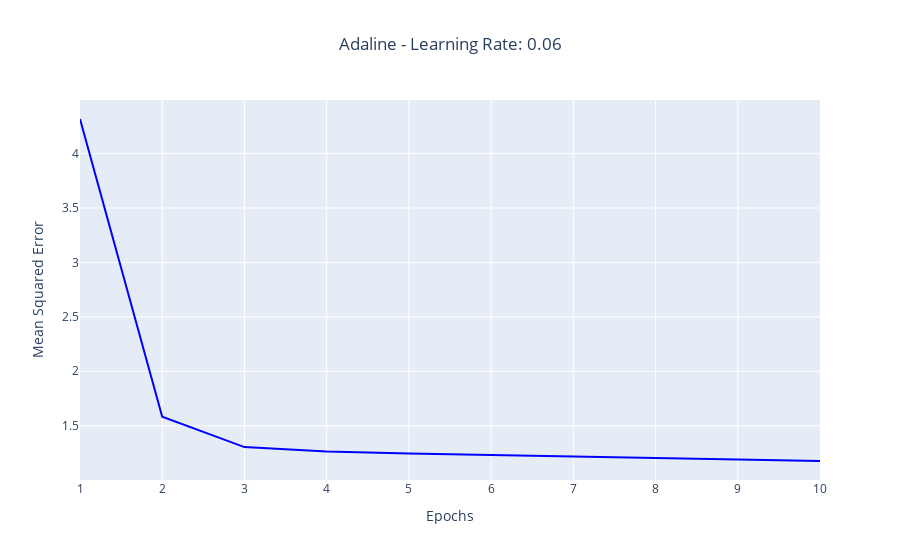

Notebook code cell kept with this figure:
### Code cell
adaline6 = AdalineGD(eta=0.06, n_iter=10, random_state=1)
adaline6.fit(X6, y)

fig = px.line(x=range(1, adaline6.n_iter + 1),
              y=adaline6.losses_,
              labels={'x': 'Epochs', 'y': 'Mean Squared Error'},
              title='Adaline - Learning Rate: {}'.format(adaline6.eta))
fig.update_traces(line=dict(color='blue', width=2))
fig.update_layout(title_x=0.5, xaxis_title='Epochs', yaxis_title='Mean Squared Error')
fig.show()

### Figure 1 — Plotly figure (JSON) as saved in the notebook; plotly's stock layout.template omitted (floating-point values rounded to 4 significant figures)
{"data": [{"hovertemplate": "Epochs=%{x}<br>Mean Squared Error=%{y}<extra></extra>", "legendgroup": "", "line": {"color": "blue", "dash": "solid", "width": 2}, "marker": {"symbol": "circle"}, "mode": "lines", "name": "", "orientation": "v", "showlegend": false, "type": "scatter", "x": [1, 2, 3, 4, 5, 6, 7, 8, 9, 10], "xaxis": "x", "y": [4.318, 1.583, 1.303, 1.263, 1.246, 1.231, 1.217, 1.203, 1.189, 1.176], "yaxis": "y"}], "layout": {"legend": {"tracegroupgap": 0}, "title": {"text": "Adaline - Learning Rate: 0.06", "x": 0.5}, "xaxis": {"anchor": "y", "domain": [0, 1], "title": {"text": "Epochs"}}, "yaxis": {"anchor": "x", "domain": [0, 1], "title": {"text": "Mean Squared Error"}}}}
